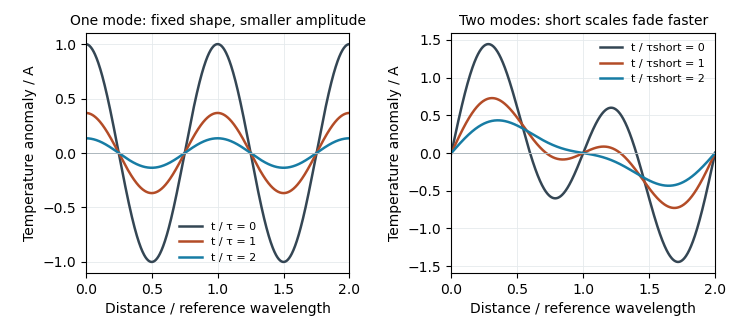

The script that drew this image:
"""Original mathematical solution diagram; Python 3.14.4, NumPy 2.3.5, Matplotlib 3.10.7.
Writes its PNG to the current working directory; no source images are copied.
"""
from pathlib import Path
import numpy as np
import matplotlib
matplotlib.use('Agg')
import matplotlib.pyplot as plt
plt.rcParams.update({'font.family':'DejaVu Sans', 'font.size':10})

x=np.linspace(0,2,801);fig,axes=plt.subplots(1,2,figsize=(7.4,3.3),dpi=100)
colors=['#344654','#b34c27','#177ca4']
for t,color in zip([0,1,2],colors):
    axes[0].plot(x,np.exp(-t)*np.cos(2*np.pi*x),color=color,lw=1.8,label=f't / τ = {t}')
    axes[1].plot(x,np.exp(-t)*np.sin(2*np.pi*x)+.6*np.exp(-t/4)*np.sin(np.pi*x),
                 color=color,lw=1.8,label=f't / τshort = {t}')
for ax in axes:
    ax.axhline(0,color='#adb7bd',lw=.7);ax.grid(color='#e5eaed',lw=.6)
    ax.set(xlim=(0,2),xlabel='Distance / reference wavelength',ylabel='Temperature anomaly / A')
    ax.legend(frameon=False,fontsize=8)
axes[0].set_title('One mode: fixed shape, smaller amplitude',fontsize=10)
axes[1].set_title('Two modes: short scales fade faster',fontsize=10)
fig.tight_layout(pad=1,w_pad=2)
fig.savefig(Path(__file__).with_suffix('.png').name,facecolor='white',transparent=False)
